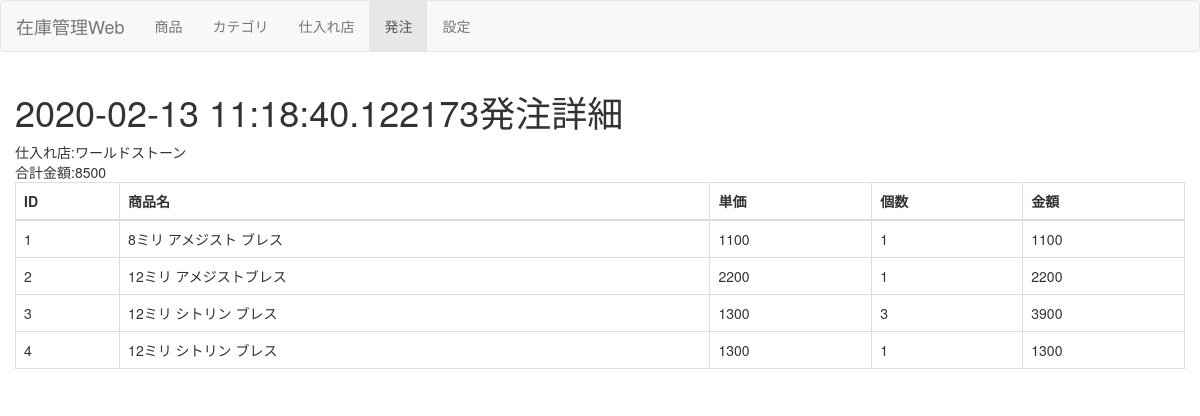
The app's page /order/detail?id=1 with its own data.
### models.py (models this page shows, shortened)
class Order(Base):
    __tablename__ = 'order'
    id = Column(Integer, primary_key=True)
    store_id = Column(Integer)
    total_amount = Column(Integer)
    date = Column(DateTime, default=datetime.now())

class Store(Base):
    __tablename__ = 'store'
    id = Column(Integer, primary_key=True)
    name = Column(String(128), unique=True)
    address = Column(String(128))
    phone = Column(String(128))
    mail = Column(String(128))
    advanced = Column(String(128))

class OrderedProduct(Base):
    __tablename__ = 'ordered_product'
    id = Column(Integer, primary_key=True)
    order_id = Column(Integer)
    product_id = Column(Integer)
    num = Column(Integer)

class Product(Base):
    __tablename__ = 'product'
    id = Column(Integer, primary_key=True)
    name = Column(String(128))
    purchase_price= Column(Integer)
    selling_price= Column(Integer)
    category_id= Column(Integer)
    stock= Column(Integer)
    store_id = Column(Integer)
    identifer = Column(String(128))

### main.py (the view)
@app.route('/order/detail')
def order_detail():
    order_id =  request.args.get("id")
    ordered = db_session.query(OrderedProduct,Product).filter(OrderedProduct.order_id==order_id).join(Product,OrderedProduct.product_id==Product.id).all()
    order = db_session.query(Order,Store).filter(Order.id==order_id).join(Store,Order.store_id==Store.id).first()
    return render_template("order_detail.html",ordered=ordered,order=order)

### templates/order_detail.html (shortened to what this page needs)
{% extends "base.html" %}
{% set active_page = "order" %}
{% block content %}
<h1>{{order[0].date}}発注詳細</h1>
仕入れ店:{{order[1].name}}<br>
合計金額:{{order[0].total_amount}}<br>
<table class="table table-bordered">
<thead>
  <tr>
      <th>ID</th>
      <th>商品名</th>
      <th>単価</th>
      <th>個数</th>
      <th>金額</th>
  </tr>
</thead>
<tbody>
    {% for o in ordered %}
    <tr>
        <td>{{ o[0].id }}</td>
        <td>{{ o[1].name }}</td>
        <td>{{ o[1].purchase_price }}</td>
        <td>{{ o[0].num }}</td>
        <td>{{ o[0].num*o[1].purchase_price }}</td>
    </tr>
    {% else %}
        <tr><td></td><td>発注が登録されていません</td></tr>
    {% endfor %}
</tbody>
</table>
{% endblock %}

### records on screen
Order: date "2020-02-13 11:18:40.122173", total_amount "8500"
Store: name "ワールドストーン"
OrderedProduct: id "1", name "8ミリ アメジスト ブレス", purchase_price "1100", num "1", o[0].num*o[1].purchase_price "1100"
OrderedProduct: id "2", name "12ミリ アメジストブレス", purchase_price "2200", num "1", o[0].num*o[1].purchase_price "2200"
OrderedProduct: id "3", name "12ミリ シトリン ブレス", purchase_price "1300", num "3", o[0].num*o[1].purchase_price "3900"
OrderedProduct: id "4", name "12ミリ シトリン ブレス", purchase_price "1300", num "1", o[0].num*o[1].purchase_price "1300"

### other values on screen
{{ caption|e }} "商品" "カテゴリ" "仕入れ店" "発注" "設定"
